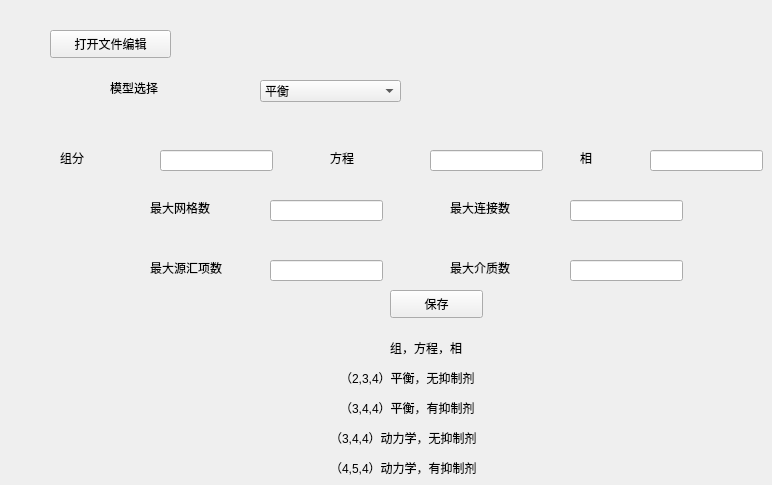
      <widget class="QWidget" name="tab_5">
       <attribute name="title">
        <string>EOS</string>
       </attribute>
       <widget class="QLabel" name="label">
        <property name="geometry">
         <rect>
          <x>110</x>
          <y>80</y>
          <width>72</width>
          <height>15</height>
         </rect>
        </property>
        <property name="text">
         <string>模型选择</string>
        </property>
       </widget>
       <widget class="QPushButton" name="pushButton">
        <property name="geometry">
         <rect>
          <x>50</x>
          <y>30</y>
          <width>121</width>
          <height>28</height>
         </rect>
        </property>
        <property name="text">
         <string>打开文件编辑</string>
        </property>
       </widget>
       <widget class="QComboBox" name="comboBox">
        <property name="geometry">
         <rect>
          <x>260</x>
          <y>80</y>
          <width>141</width>
          <height>22</height>
         </rect>
        </property>
        <item>
         <property name="text">
          <string>平衡</string>
         </property>
        </item>
        <item>
         <property name="text">
          <string>动力学</string>
         </property>
        </item>
       </widget>
       <widget class="QLabel" name="label_2">
        <property name="geometry">
         <rect>
          <x>60</x>
          <y>150</y>
          <width>72</width>
          <height>15</height>
         </rect>
        </property>
        <property name="text">
         <string>组分</string>
        </property>
       </widget>
       <widget class="QLineEdit" name="lineEdit">
        <property name="geometry">
         <rect>
          <x>160</x>
          <y>150</y>
          <width>113</width>
          <height>21</height>
         </rect>
        </property>
       </widget>
       <widget class="QLabel" name="label_3">
        <property name="geometry">
         <rect>
          <x>330</x>
          <y>150</y>
          <width>72</width>
          <height>15</height>
         </rect>
        </property>
        <property name="text">
         <string>方程</string>
        </property>
       </widget>
       <widget class="QLineEdit" name="lineEdit_2">
        <property name="geometry">
         <rect>
          <x>430</x>
          <y>150</y>
          <width>113</width>
          <height>21</height>
         </rect>
        </property>
       </widget>
       <widget class="QLabel" name="label_4">
        <property name="geometry">
         <rect>
          <x>580</x>
          <y>150</y>
          <width>41</width>
          <height>16</height>
         </rect>
        </property>
        <property name="text">
         <string>相</string>
        </property>
       </widget>
       <widget class="QLineEdit" name="lineEdit_3">
        <property name="geometry">
         <rect>
          <x>650</x>
          <y>150</y>
          <width>113</width>
          <height>21</height>
         </rect>
        </property>
       </widget>
       <widget class="QLabel" name="label_5">
        <property name="geometry">
         <rect>
          <x>150</x>
          <y>200</y>
          <width>91</width>
          <height>16</height>
         </rect>
        </property>
        <property name="text">
         <string>最大网格数</string>
        </property>
       </widget>
       <widget class="QLineEdit" name="lineEdit_4">
        <property name="geometry">
         <rect>
          <x>270</x>
          <y>200</y>
          <width>113</width>
          <height>21</height>
         </rect>
        </property>
       </widget>
       <widget class="QLabel" name="label_6">
        <property name="geometry">
         <rect>
          <x>450</x>
          <y>200</y>
          <width>81</width>
          <height>16</height>
         </rect>
        </property>
        <property name="text">
         <string>最大连接数</string>
        </property>
       </widget>
       <widget class="QLineEdit" name="lineEdit_5">
        <property name="geometry">
         <rect>
          <x>570</x>
          <y>200</y>
          <width>113</width>
          <height>21</height>
         </rect>
        </property>
       </widget>
       <widget class="QLabel" name="label_7">
        <property name="geometry">
         <rect>
          <x>150</x>
          <y>260</y>
          <width>101</width>
          <height>16</height>
         </rect>
        </property>
        <property name="text">
         <string>最大源汇项数</string>
        </property>
       </widget>
       <widget class="QLineEdit" name="lineEdit_6">
        <property name="geometry">
         <rect>
          <x>270</x>
          <y>260</y>
          <width>113</width>
          <height>21</height>
         </rect>
        </property>
       </widget>
       <widget class="QLabel" name="label_8">
        <property name="geometry">
         <rect>
          <x>450</x>
          <y>260</y>
          <width>91</width>
          <height>16</height>
         </rect>
        </property>
        <property name="text">
         <string>最大介质数</string>
        </property>
       </widget>
       <widget class="QLineEdit" name="lineEdit_7">
        <property name="geometry">
         <rect>
          <x>570</x>
          <y>260</y>
          <width>113</width>
          <height>21</height>
         </rect>
        </property>
       </widget>
       <widget class="QPushButton" name="pushButton_2">
        <property name="geometry">
         <rect>
          <x>390</x>
          <y>290</y>
          <width>93</width>
          <height>28</height>
         </rect>
        </property>
        <property name="text">
         <string>保存</string>
        </property>
       </widget>
       <widget class="QLabel" name="label_9">
        <property name="geometry">
         <rect>
          <x>390</x>
          <y>340</y>
          <width>101</width>
          <height>16</height>
         </rect>
        </property>
        <property name="text">
         <string>组，方程，相</string>
        </property>
       </widget>
       <widget class="QLabel" name="label_10">
        <property name="geometry">
         <rect>
          <x>340</x>
          <y>370</y>
          <width>241</width>
          <height>16</height>
         </rect>
        </property>
        <property name="text">
         <string>（2,3,4）平衡，无抑制剂</string>
        </property>
       </widget>
       <widget class="QLabel" name="label_11">
        <property name="geometry">
         <rect>
          <x>340</x>
          <y>400</y>
          <width>181</width>
          <height>16</height>
         </rect>
        </property>
        <property name="text">
         <string>（3,4,4）平衡，有抑制剂</string>
        </property>
       </widget>
       <widget class="QLabel" name="label_12">
        <property name="geometry">
         <rect>
          <x>330</x>
          <y>430</y>
          <width>201</width>
          <height>16</height>
         </rect>
        </property>
        <property name="text">
         <string>（3,4,4）动力学，无抑制剂</string>
        </property>
       </widget>
       <widget class="QLabel" name="label_13">
        <property name="geometry">
         <rect>
          <x>330</x>
          <y>460</y>
          <width>221</width>
          <height>16</height>
         </rect>
        </property>
        <property name="text">
         <string>（4,5,4）动力学，有抑制剂</string>
        </property>
       </widget>
      </widget>
